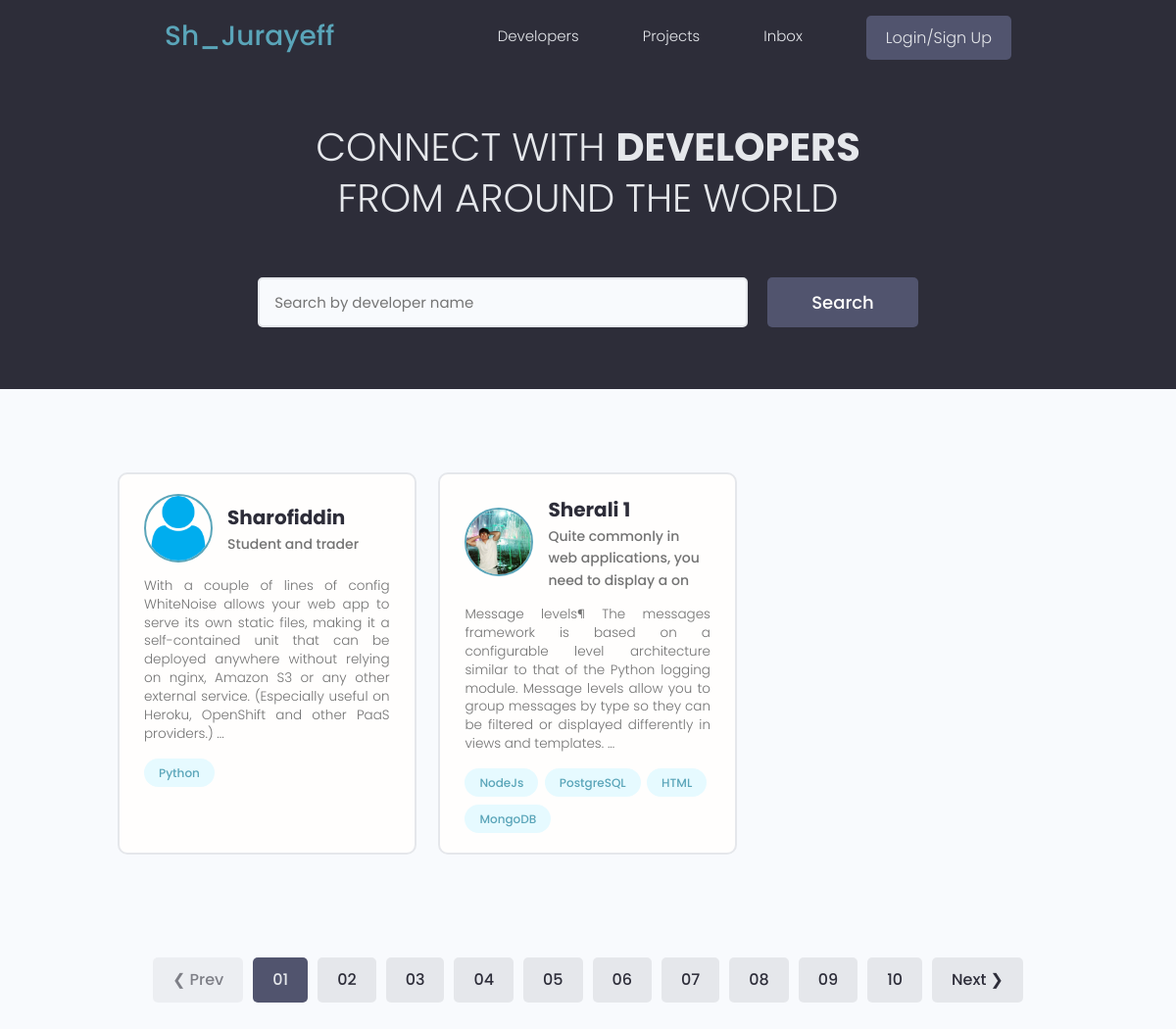
The app's page /, older data.
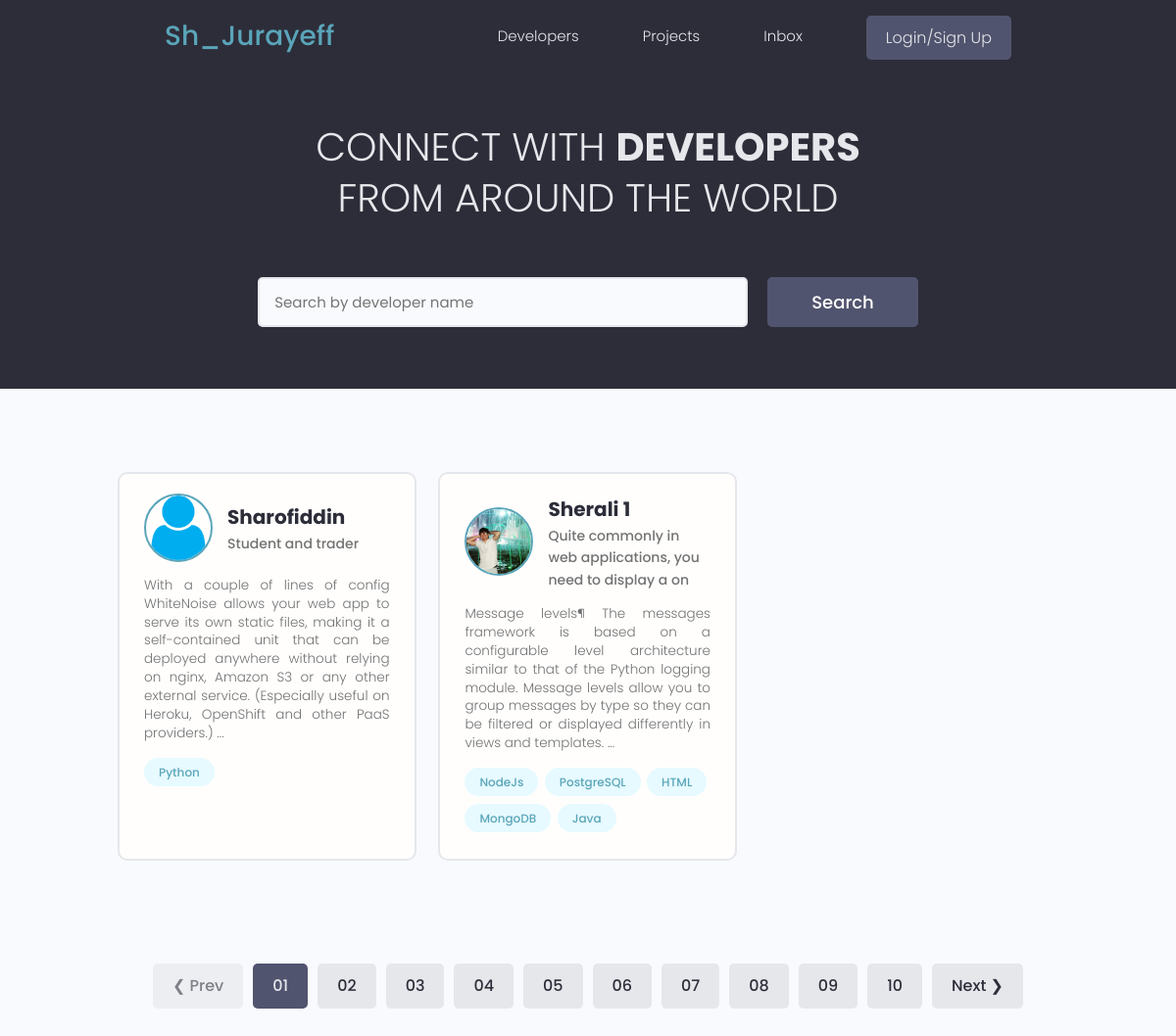
The same page, newer data.
### users/models.py (models this page shows, shortened)
class Profile(models.Model):
    user = models.OneToOneField(User , on_delete=models.CASCADE , null=True , blank=True)
    name = models.CharField(max_length=200 , blank=True  , null=True)
    email = models.EmailField(max_length=200 , blank=True , null=True)
    username = models.CharField(max_length=200 , blank=True  , null=True)
    location = models.CharField(max_length=200 , blank=True  , null=True)
    short_intro =  models.CharField(max_length=200 , blank=True  , null=True)
    bio = models.TextField(blank=True , null=True)
    profile_image = models.ImageField(blank=True ,null=True , upload_to='profiles/' , default='profiles/user-default.png')
    social_github = models.CharField(max_length=200 , blank=True  , null=True)
    social_telegram = models.CharField(max_length=200 , blank=True  , null=True)
    social_instagram = models.CharField(max_length=200 , blank=True  , null=True)
    social_linkedin = models.CharField(max_length=200 , blank=True  , null=True)
    social_twitter = models.CharField(max_length=200 , blank=True  , null=True)
    created_at = models.DateTimeField(auto_now_add=True , null=True ,blank=True)
    id = models.UUIDField(unique=True , default=uuid.uuid4 , primary_key=True , editable=False)

class Skill(models.Model):
    owner = models.ForeignKey(Profile , on_delete=models.CASCADE, null=True)
    name = models.CharField(max_length=200 , blank=True  , null=True)
    description = models.TextField(null=True , blank=True)
    created = models.DateTimeField(auto_now_add=True , null=True , blank=True)
    id = models.UUIDField(unique=True , default=uuid.uuid4 , primary_key=True , editable=False)
    def __str__(self):
        return str(self.name)

### users/views.py (the view)
# urls.py: path('' , profiles , name = 'profiles') ,
def profiles(request):
    profiles , search_query = searchProfiles(request)
    context = {
        'profiles': profiles ,
        'search_query' : search_query
    }
    return render(request , 'users/profiles.html' , context)

### users/utils.py (called while the page is built)
def searchProfiles(request):
    search_query = ''
    if request.GET.get('search_query'):
        search_query = request.GET.get('search_query')
    skills = Skill.objects.filter(name__icontains=search_query)
    profiles = Profile.objects.distinct().filter(
        Q(name__icontains=search_query) |
        Q(short_intro__icontains=search_query) |
        Q(skill__in = skills)
        )
    return profiles , search_query

### users/templates/users/profiles.html (shortened to what this page needs)
{% extends 'main.html' %}
{%block content%}
<main class="home">
    <section class="hero-section text-center">
      <div class="container container--narrow">
        <div class="hero-section__box">
          <h2>CONNECT WITH <span>DEVELOPERS</span></h2>
          <h2>FROM AROUND THE WORLD</h2>
        </div>
        <div class="hero-section__search">
          <form class="form" action="{% url 'profiles' %}" method="get">
            <div class="form__field">
              <input class="input input--text" id="formInput#search" type="text" name="search_query" value="{{search_query}}"
                placeholder="Search by developer name" />
            </div>
            <input class="btn btn--sub btn--lg" type="submit" value="Search" />
          </form>
        </div>
      </div>
    </section>
    <section class="devlist">
      <div class="container">
        <div class="grid grid--three">
            {% for profile in profiles %}
          <div class="column card">
            <div class="dev">
              <a href="{%url 'user-profile' profile.id %}" class="card__body">
                <div class="dev__profile">
                  <img class="avatar avatar--md" src="{{profile.profile_image}}" alt="image" />
                  <div class="dev__meta">
                    <h3>{{profile.name}}</h3>
                    <h5>{{profile.short_intro|slice:'60'}}</h5>
                  </div>
                </div>
                <p class="dev__info">{{profile.bio|slice:'300'}} ...</p>
                <div class="dev__skills">
                    {% for skill in profile.skill_set.all|slice:'5'%}
                  <span class="tag tag--pill tag--main">
                    <small>{{skill}}</small>
                  </span>
                  {%endfor%}
                </div>
              </a>
            </div>
          </div>
         {%endfor%}
        </div>
      </div>
    </section>
    <div class="pagination">
      <ul class="container">
        <li><a href="#" class="btn btn--disabled">&#10094; Prev</a></li>
        <li><a href="#" class="btn btn--sub">01</a></li>
        <li><a href="#" class="btn">02</a></li>
        <li><a href="#" class="btn">03</a></li>
        <li><a href="#" class="btn">04</a></li>
        <li><a href="#" class="btn">05</a></li>
        <li><a href="#" class="btn">06</a></li>
        <li><a href="#" class="btn">07</a></li>
        <li><a href="#" class="btn">08</a></li>
        <li><a href="#" class="btn">09</a></li>
        <li><a href="#" class="btn">10</a></li>
        <li><a href="#" class="btn">Next &#10095;</a></li>
      </ul>
    </div>
  </main>
  {%endblock content%}

Row changes from the older to the newer data that the page shows:
added Skill: name "Java", shown under Profile "Sherali 1"
